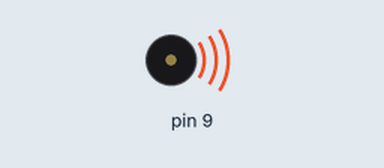
This sketch was run on a simulated Arduino Uno, built with avr-gcc and run on an emulated ATmega328P. Shown: buzzer (waves = sounding).

Above: at 0.2 s.
Timing chart, 0 to 11.4 s (numbered marks = the images above):
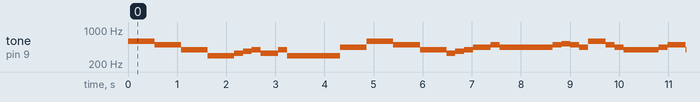

The sketch:

daisy_basic.ino
```cpp
/**
 * daisy_basic.ino
 * Play Daisy using built-in tone() function
 *
 */

#define A440 440 // frequency constant
#define QUARTER 180 // quarter note length in ms

const uint8_t DAISY_P[] = {
        74, 71, 67, 62, 64, 66, 67, 64, 67, 62,
        69, 74, 71, 67, 64, 66, 67, 69, 71, 69,
        71, 72, 71, 69, 74, 71, 69, 67, 69, 71, 67, 64, 67, 64, 62,
        62, 67, 71, 69, 67, 71, 69, 71, 72, 74, 71, 67, 69, 62, 67
};
const uint8_t DAISY_T[] = {
        3,  3,  3,  3,  1,  1,  1,  2,  1,  6,
        3,  3,  3,  3,  1,  1,  1,  2,  1,  6,
        1,  1,  1,  1,  2,  1,  1,  4,  1,  2,  1,  2,  1,  1,  5,
        1,  2,  1,  2,  2,  1,  1,  1,  1,  1,  1,  1,  2,  1,  5
};

int i;

void setup() {
  //
}

void loop() {
  for (i=0; i<50; ++i) {
    float freq = pow(2,(DAISY_P[i]-69)/12.0f)*A440;
    tone(9,(int)freq,DAISY_T[i]*QUARTER);
    delay(DAISY_T[i]*QUARTER);
  }
  delay(QUARTER);
}
```

Measured:
- by itself, tone on pin 9: plays 587 Hz for 0.54 s, 493 Hz for 0.54 s, 391 Hz for 0.54 s, 293 Hz for 0.54 s, 329 Hz for 0.18 s, 369 Hz for 0.18 s … (363 notes in this stretch)
